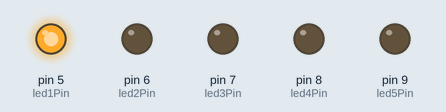
The sketch below on a simulated Arduino Uno, built with avr-gcc and run on an emulated ATmega328P. Parts: output pins drawn as LEDs (lit = HIGH).

Above: at 0.02 s.
At 0.68 s:
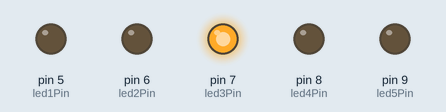
At 1.45 s:
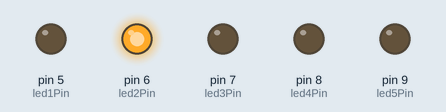
At 2.17 s:
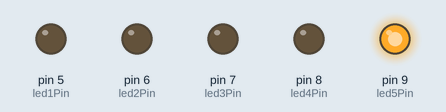
At 2.94 s:
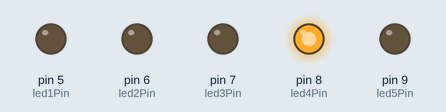
Timing chart, 0 to 3.2 s (numbered marks = the images above):
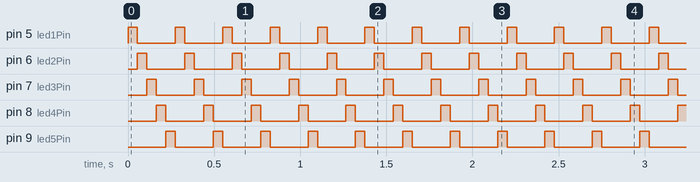

The sketch:

arrays_notes.ino
```cpp
int led1Pin = 5;
int led2Pin = 6;
int led3Pin = 7;
int led4Pin = 8;
int led5Pin = 9;

void setup() {
  // put your setup code here, to run once:
pinMode(led1Pin, OUTPUT);
pinMode(led2Pin, OUTPUT);
pinMode(led3Pin, OUTPUT);
pinMode(led4Pin, OUTPUT);
pinMode(led5Pin, OUTPUT);
}

void loop() {
  // put your main code here, to run repeatedly:

digitalWrite(led1Pin,HIGH);
digitalWrite(led2Pin,LOW);
digitalWrite(led3Pin,LOW);
digitalWrite(led4Pin,LOW);
digitalWrite(led5Pin,LOW);
delay(55);

digitalWrite(led1Pin,LOW);
digitalWrite(led2Pin,HIGH);
digitalWrite(led3Pin,LOW);
digitalWrite(led4Pin,LOW);
digitalWrite(led5Pin,LOW);
delay(55);

digitalWrite(led1Pin,LOW);
digitalWrite(led2Pin,LOW);
digitalWrite(led3Pin,HIGH);
digitalWrite(led4Pin,LOW);
digitalWrite(led5Pin,LOW);
delay(55);

digitalWrite(led1Pin,LOW);
digitalWrite(led2Pin,LOW);
digitalWrite(led3Pin,LOW);
digitalWrite(led4Pin,HIGH);
digitalWrite(led5Pin,LOW);
delay(55);

digitalWrite(led1Pin,LOW);
digitalWrite(led2Pin,LOW);
digitalWrite(led3Pin,LOW);
digitalWrite(led4Pin,LOW);
digitalWrite(led5Pin,HIGH);
delay(55);
}
```

Measured:
- by itself, pin 5 (led1Pin), pin 6 (led2Pin), pin 7 (led3Pin), pin 8 (led4Pin), pin 9 (led5Pin): alternates HIGH for 0.06 s and LOW for 0.22 s
